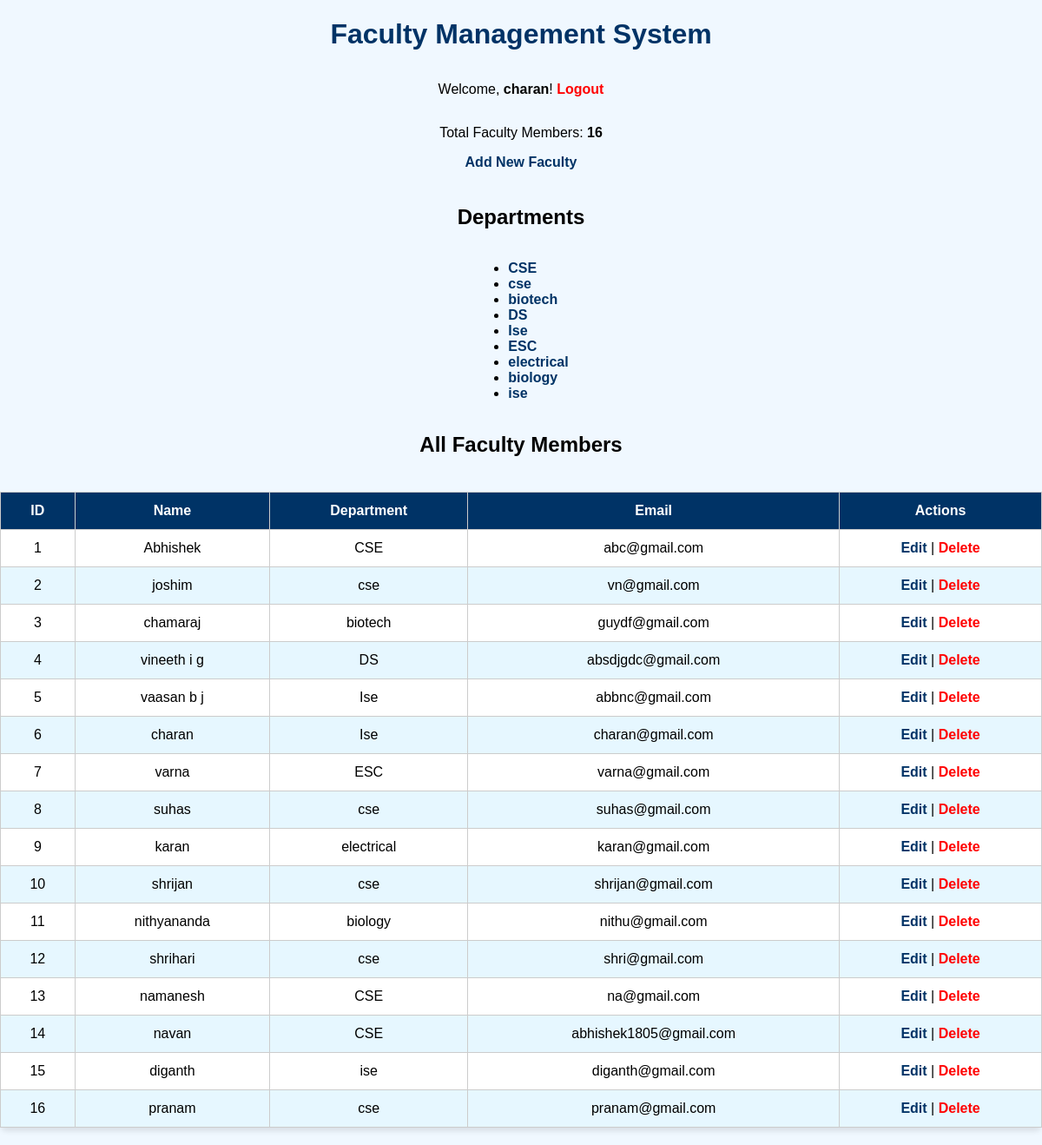
The page / (signed in) on the database its author committed.
### tables this page shows
CREATE TABLE faculty (
                        id INTEGER PRIMARY KEY AUTOINCREMENT,
                        name TEXT NOT NULL,
                        department TEXT NOT NULL,
                        email TEXT UNIQUE NOT NULL);

### app.py (the view)
@app.route('/')
def home():
    if 'user_id' not in session:
        return redirect(url_for('login'))
    with connect_db() as conn:
        cursor = conn.execute("SELECT * FROM faculty")
        faculties = cursor.fetchall()
        cursor = conn.execute("SELECT DISTINCT department FROM faculty")
        departments = cursor.fetchall()
        cursor = conn.execute("SELECT COUNT(*) FROM faculty")
        faculty_count = cursor.fetchone()[0]
    return render_template('index.html', faculties=faculties, departments=departments, faculty_count=faculty_count)

### app.py (called while the page is built)
def connect_db():
    return sqlite3.connect("faculty.db")

### templates/index.html (shortened to what this page needs)
<!DOCTYPE html>
<html>
<head>
    <link rel="stylesheet" href="{{ url_for('static', filename='style.css') }}">
</head>
<body>
    <h1>Faculty Management System</h1>
    <p>Welcome, <strong>{{ session['username'] }}</strong>!
       <a href="{{ url_for('logout') }}" style="color: red;">Logout</a></p>
    <p>Total Faculty Members: <strong>{{ faculty_count }}</strong></p>
    <a href="/add" style="margin-bottom: 20px; display: inline-block;">Add New Faculty</a>
    <h2>Departments</h2>
    <ul>
        {% for department in departments %}
        <li>
            <a href="{{ url_for('department_faculty', department=department[0]) }}">{{ department[0] }}</a>
        </li>
        {% endfor %}
    </ul>
    <h2>All Faculty Members</h2>
    <table border="1" style="width: 100%; border-collapse: collapse;">
        <thead>
            <tr>
                <th>ID</th>
                <th>Name</th>
                <th>Department</th>
                <th>Email</th>
                <th>Actions</th>
            </tr>
        </thead>
        <tbody>
            {% for faculty in faculties %}
            <tr>
                <td>{{ faculty[0] }}</td>
                <td>{{ faculty[1] }}</td>
                <td>{{ faculty[2] }}</td>
                <td>{{ faculty[3] }}</td>
                <td>
                    <a href="/update/{{ faculty[0] }}">Edit</a> |
                    <a href="/delete/{{ faculty[0] }}" style="color: red;">Delete</a>
                </td>
            </tr>
            {% endfor %}
        </tbody>
    </table>
</body>
</html>

### static/style.css (style rules this page uses)
body { font-family: Arial, sans-serif; background-color: #f0f8ff; margin: 0; padding: 0; display: flex; justify-content: center; align-items: center; flex-direction: column; min-height: 100vh; }
h1 { color: #003366; text-align: center; margin-bottom: 20px; font-size: 2rem; }
table { width: 80%; margin: 20px auto; border-collapse: collapse; background-color: #ffffff; box-shadow: 0 4px 6px rgba(0, 0, 0, 0.1); border-radius: 8px; }
table th, table td { border: 1px solid #cccccc; padding: 12px; text-align: center; }
table th { background-color: #003366; color: white; }
table tr:nth-child(even) { background-color: #e6f7ff; }
a { color: #003366; text-decoration: none; font-weight: bold; }

### rows shown on the page
faculty: username "charan", id "6", name "charan", department "Ise", email "charan@gmail.com"
faculty: id "1", name "Abhishek", department "CSE", email "abc@gmail.com"
faculty: id "2", name "joshim", department "cse", email "vn@gmail.com"
faculty: id "3", name "chamaraj", department "biotech", email "guydf@gmail.com"
faculty: id "4", name "vineeth i g", department "DS", email "absdjgdc@gmail.com"
faculty: id "5", name "vaasan b j", department "Ise", email "abbnc@gmail.com"
faculty: id "7", name "varna", department "ESC", email "varna@gmail.com"
faculty: id "8", name "suhas", department "cse", email "suhas@gmail.com"
faculty: id "9", name "karan", department "electrical", email "karan@gmail.com"
faculty: id "10", name "shrijan", department "cse", email "shrijan@gmail.com"
faculty: id "11", name "nithyananda", department "biology", email "nithu@gmail.com"
faculty: id "12", name "shrihari", department "cse", email "shri@gmail.com"
faculty: id "13", name "namanesh", department "CSE", email "na@gmail.com"
faculty: id "14", name "navan", department "CSE", email "abhishek1805@gmail.com"
faculty: id "15", name "diganth", department "ise", email "diganth@gmail.com"
faculty: id "16", name "pranam", department "cse", email "pranam@gmail.com"

### other values the page prints
{{ faculty_count }} "16"
{{ department[0] }} "CSE" "cse" "biotech" "DS" "Ise" "ESC" "electrical" "biology" "ise"
